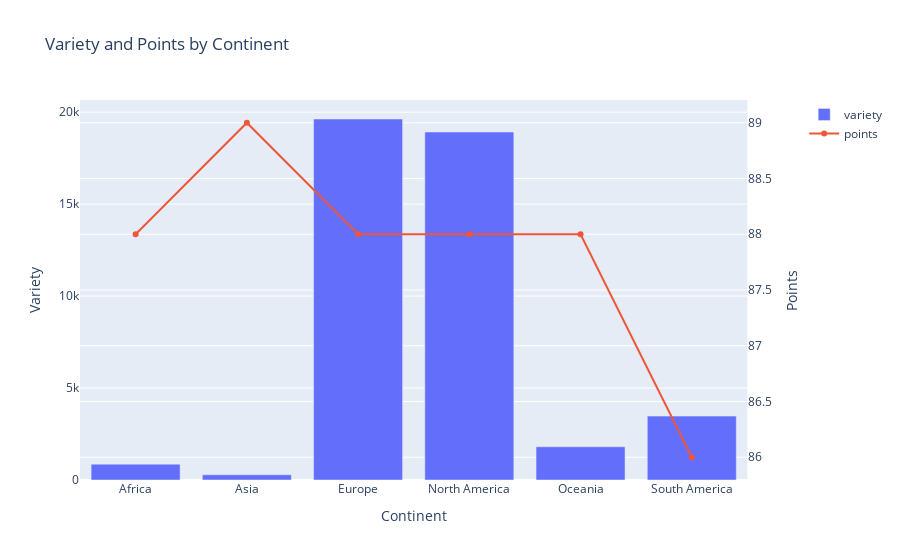

Source (notebook cell):
### Code cell
# Create an interactive plot with Plotly Express
# group by continent and sort by points
df_winery_desc = df_winery.groupby(['continent']).agg({'points': 'median', 'variety': 'sum'}).reset_index()


fig = make_subplots(specs=[[{"secondary_y": True}]])

fig.add_trace(go.Bar(
    x=df_winery_desc['continent'],
    y=df_winery_desc['variety'],
    name="variety"
), secondary_y=False)

# add trace for points and give it a different yaxis
fig.add_trace(go.Scatter(
    x=df_winery_desc['continent'],
    y=df_winery_desc['points'],
    name="points",
    yaxis="y2"
), secondary_y=True)

# Add figure title
fig.update_layout(
    title_text="Variety and Points by Continent"
)

# Set x-axis title
fig.update_xaxes(title_text="Continent")

# Set y-axes titles
fig.update_yaxes(title_text="Variety", secondary_y=False)
fig.update_yaxes(title_text="Points", secondary_y=True)


# Show the interactive plot
fig.show()

### Figure 1 — Plotly figure (JSON) as saved in the notebook; plotly's stock layout.template omitted (floating-point values rounded to 4 significant figures)
{"data": [{"name": "variety", "type": "bar", "x": ["Africa", "Asia", "Europe", "North America", "Oceania", "South America"], "xaxis": "x", "y": [862, 286, 19628, 18921, 1807, 3473], "yaxis": "y"}, {"name": "points", "type": "scatter", "x": ["Africa", "Asia", "Europe", "North America", "Oceania", "South America"], "xaxis": "x", "y": [88, 89, 88, 88, 88, 86], "yaxis": "y2"}], "layout": {"title": {"text": "Variety and Points by Continent"}, "xaxis": {"anchor": "y", "domain": [0, 0.94], "title": {"text": "Continent"}}, "yaxis": {"anchor": "x", "domain": [0, 1], "title": {"text": "Variety"}}, "yaxis2": {"anchor": "x", "overlaying": "y", "side": "right", "title": {"text": "Points"}}}}
